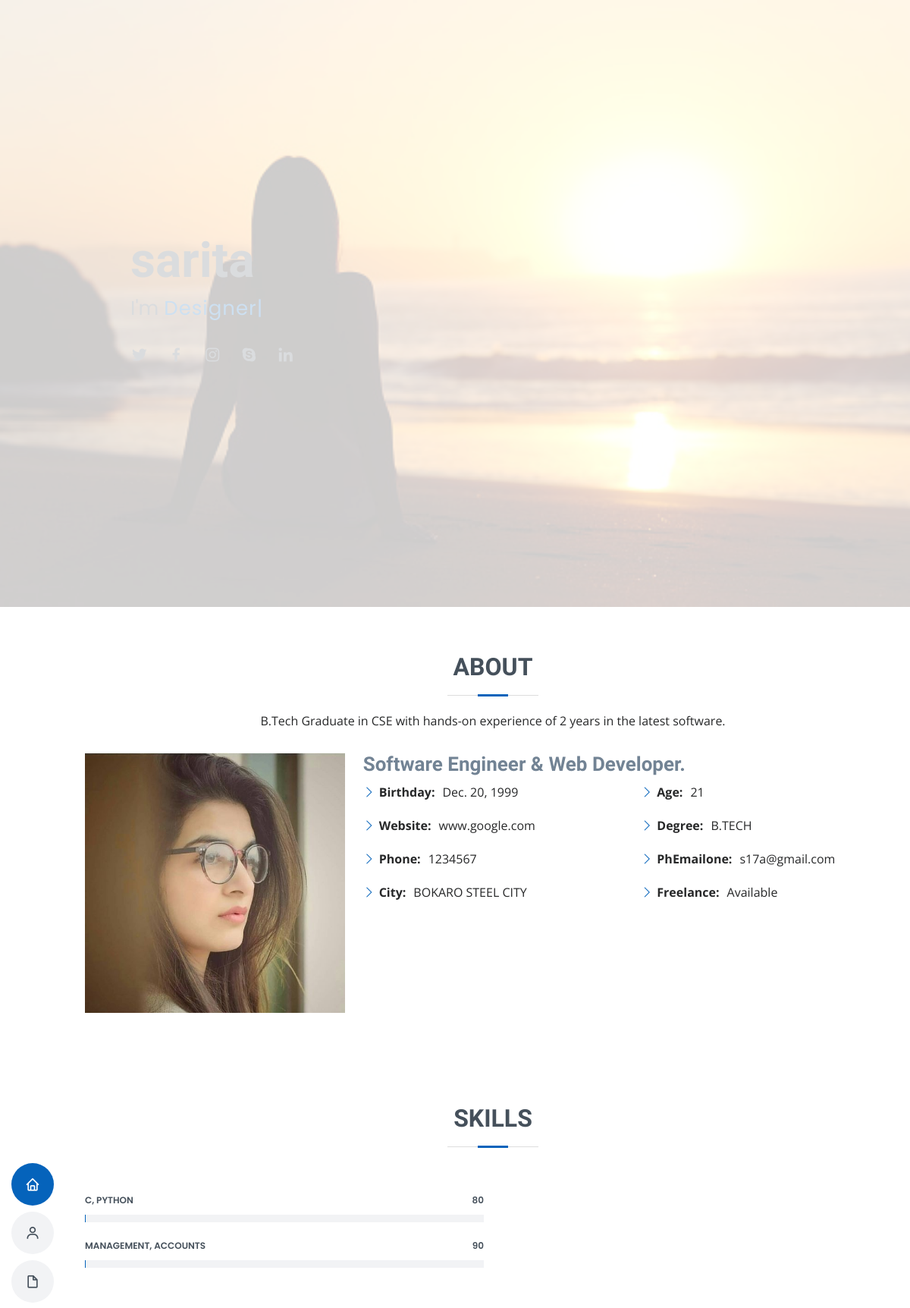
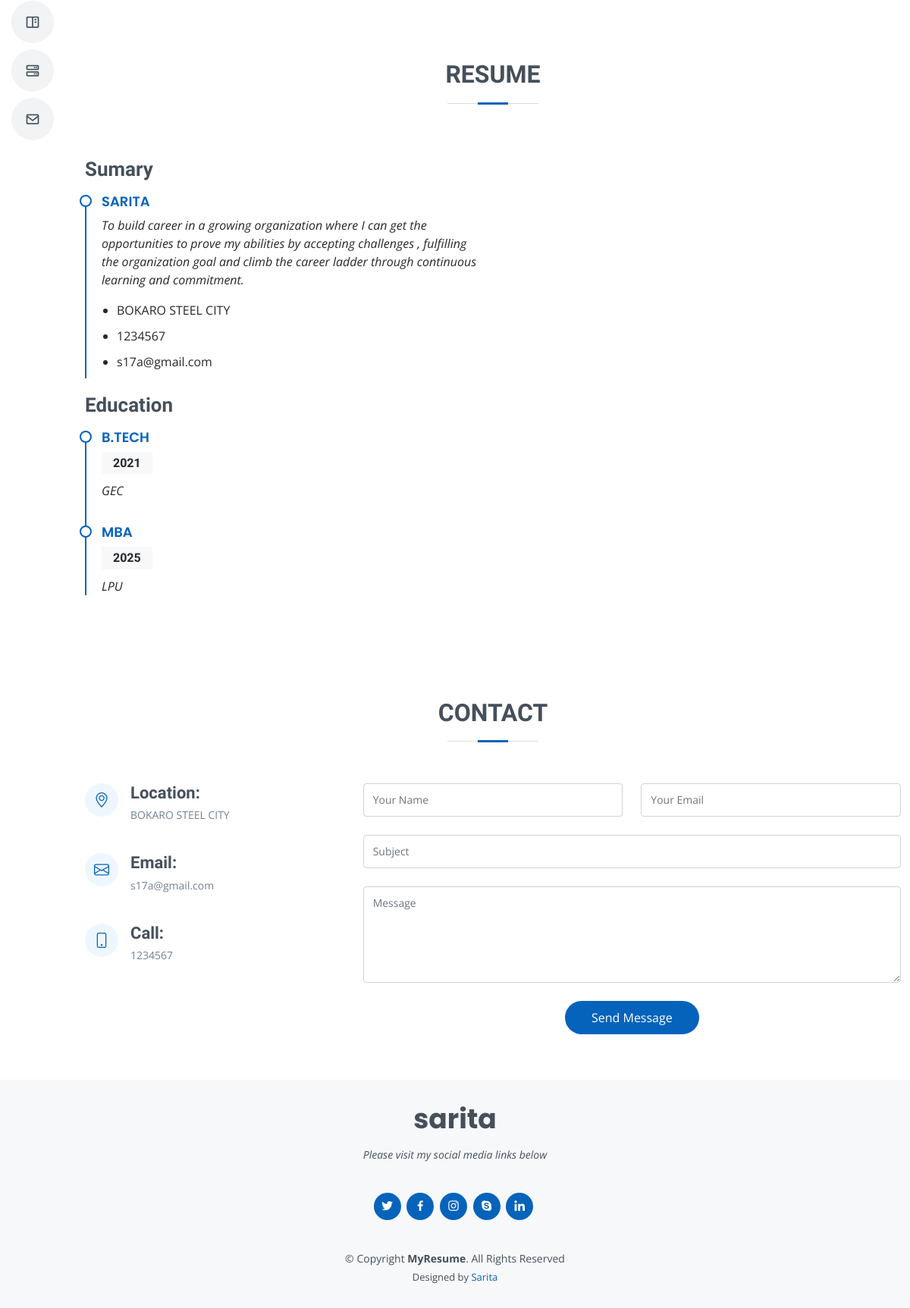
The app's page /home/ (signed in) with its own data (2 pictures, top to bottom).
### s24/models.py (models this page shows, shortened)
class profile(models.Model):
    user = models.OneToOneField(User,on_delete=models.CASCADE)
    Birthday = models.DateField(blank = True)
    Website = models.TextField(blank = True)
    Phone = models.IntegerField(max_length=12)
    City = models.CharField(max_length=20)
    Age = models.IntegerField()
    Degree = models.TextField(max_length=100)
    Freelance = models.TextField(max_length=20)

class skills(models.Model):
    user = models.ForeignKey(User,on_delete=models.CASCADE)
    skill = models.TextField(max_length=20)
    level = models.IntegerField(max_length=3)

class Education(models.Model):
    user = models.ForeignKey(User,on_delete=models.CASCADE)
    degree = models.TextField(max_length=100)
    year = models.IntegerField(max_length=10)
    college = models.TextField(max_length=100)

### s24/views.py (the view)
# urls.py: path('home/',views.home,name='home')
def home(request):
    if request.user.is_authenticated:
        person = request.user
        pro = profile.objects.get(user=person)
        edu = Education.objects.filter(user=person)
        skill = skills.objects.filter(user=person)
        context = {'person':person,'pro':pro,'edu':edu,'skill':skill}
    return render(request,'index.html',context)

### templates/index.html (shortened to what this page needs)
{% load static %}
<!DOCTYPE html>
<html lang="en">
<head>
  <link href="{% static 'vendor/aos/aos.css' %}" rel="stylesheet">
  <link href="{% static 'vendor/bootstrap/css/bootstrap.min.css' %}" rel="stylesheet">
  <link href="{% static 'vendor/bootstrap-icons/bootstrap-icons.css' %}" rel="stylesheet">
  <link href="{% static 'vendor/boxicons/css/boxicons.min.css' %}" rel="stylesheet">
  <link href="{% static 'vendor/glightbox/css/glightbox.min.css' %}" rel="stylesheet">
  <link href="{% static 'vendor/swiper/swiper-bundle.min.css' %}" rel="stylesheet">
  <link href="{% static 'css/style.css' %}" rel="stylesheet">
</head>
<body>
  <header id="header" class="d-flex flex-column justify-content-center">
    <nav id="navbar" class="navbar nav-menu">
      <ul>
        <li><a href="#hero" class="nav-link scrollto active"><i class="bx bx-home"></i> <span>Home</span></a></li>
        <li><a href="#about" class="nav-link scrollto"><i class="bx bx-user"></i> <span>About</span></a></li>
        <li><a href="#resume" class="nav-link scrollto"><i class="bx bx-file-blank"></i> <span>Resume</span></a></li>
        <li><a href="#portfolio" class="nav-link scrollto"><i class="bx bx-book-content"></i> <span>Portfolio</span></a></li>
        <li><a href="#services" class="nav-link scrollto"><i class="bx bx-server"></i> <span>Services</span></a></li>
        <li><a href="#contact" class="nav-link scrollto"><i class="bx bx-envelope"></i> <span>Contact</span></a></li>
      </ul>
    </nav>
  </header>
  <section id="hero" class="d-flex flex-column justify-content-center">
    <div class="container" data-aos="zoom-in" data-aos-delay="100">
      <h1>{{person.username}}</h1>
      <p>I'm <span class="typed" data-typed-items="Designer, Developer, Freelancer, Photographer"></span></p>
      <div class="social-links">
        <a href="#" class="twitter"><i class="bx bxl-twitter"></i></a>
        <a href="#" class="facebook"><i class="bx bxl-facebook"></i></a>
        <a href="#" class="instagram"><i class="bx bxl-instagram"></i></a>
        <a href="#" class="google-plus"><i class="bx bxl-skype"></i></a>
        <a href="#" class="linkedin"><i class="bx bxl-linkedin"></i></a>
      </div>
    </div>
  </section>
  <main id="main">
    <section id="about" class="about">
      <div class="container" data-aos="fade-up">
        <div class="section-title">
          <h2>About</h2>
          <p>B.Tech Graduate in CSE with hands-on experience of 2 years in the latest software.</p>
        </div>
        <div class="row">
          <div class="col-lg-4">
            <img src="{% static 'img/profile-img.jpg' %}" class="img-fluid" alt="">
          </div>
          <div class="col-lg-8 pt-4 pt-lg-0 content">
            <h3>Software Engineer &amp; Web Developer.</h3
            </p>
            <div class="row">
              <div class="col-lg-6">
                <ul>
                  <li><i class="bi bi-chevron-right"></i> <strong>Birthday:</strong> <span>{{pro.Birthday}}</span></li>
                  <li><i class="bi bi-chevron-right"></i> <strong>Website:</strong> <span>{{pro.Website}}</span></li>
                  <li><i class="bi bi-chevron-right"></i> <strong>Phone:</strong> <span>{{pro.Phone}}</span></li>
                  <li><i class="bi bi-chevron-right"></i> <strong>City:</strong> <span>{{pro.City}}</span></li>
                </ul>
              </div>
              <div class="col-lg-6">
                <ul>
                  <li><i class="bi bi-chevron-right"></i> <strong>Age:</strong> <span>21</span></li>
                  <li><i class="bi bi-chevron-right"></i> <strong>Degree:</strong> <span>{{pro.Degree}}</span></li>
                  <li><i class="bi bi-chevron-right"></i> <strong>PhEmailone:</strong> <span>{{person.email}}</span></li>
                  <li><i class="bi bi-chevron-right"></i> <strong>Freelance:</strong> <span>{{pro.Freelance}}</span></li>
                </ul>
              </div>
            </div>
          </div>
        </div>
      </div>
    </section>
    <section id="skills" class="skills section-bg">
      <div class="container" data-aos="fade-up">
        <div class="section-title">
          <h2>Skills</h2>
        </div>
        <div class="row skills-content">
          <div class="col-lg-6">
          {% for i in skill %}
            <div class="progress">
              <span class="skill">{{i.skill}}<i class="val">{{i.level}}</i></span>
              <div class="progress-bar-wrap">
              </div>
            </div>
          {% endfor %}
        </div>
        </div>
      </div>
    </section>
    <section id="resume" class="resume">
      <div class="container" data-aos="fade-up">
        <div class="section-title">
          <h2>Resume</h2>
        </div>
        <div class="row">
          <div class="col-lg-6">
            <h3 class="resume-title">Sumary</h3>
            <div class="resume-item pb-0">
              <h4>{{person.username}}</h4>
              <p><em>To build career in a growing organization where I can get the opportunities to prove my abilities by accepting challenges , fulfilling the organization goal and climb the career ladder through continuous learning and commitment.
</em></p>
              <ul>
                <li>{{pro.City}}</li>
                <li>{{pro.Phone}}</li>
                <li>{{person.email}}</li>
              </ul>
            </div>
            <h3 class="resume-title">Education</h3>
            {% for i in edu %}
            <div class="resume-item">
              <h4>{{i.degree}}</h4>
              <h5>{{i.year}}</h5>
              <p><em>{{i.college}}</em></p>
            </div>
          {% endfor %}
        </div>
      </div>
    </section>
    <section id="contact" class="contact">
      <div class="container" data-aos="fade-up">
        <div class="section-title">
          <h2>Contact</h2>
        </div>
        <div class="row mt-1">
          <div class="col-lg-4">
            <div class="info">
              <div class="address">
                <i class="bi bi-geo-alt"></i>
                <h4>Location:</h4>
                <p>{{pro.City}}</p>
              </div>
              <div class="email">
                <i class="bi bi-envelope"></i>
                <h4>Email:</h4>
                <p>{{person.email}}</p>
              </div>
              <div class="phone">
                <i class="bi bi-phone"></i>
                <h4>Call:</h4>
                <p>{{pro.Phone}}</p>
              </div>
            </div>
          </div>
          <div class="col-lg-8 mt-5 mt-lg-0">
            <form action="forms/contact.php" method="post" role="form" class="php-email-form">
              <div class="row">
                <div class="col-md-6 form-group">
                  <input type="text" name="name" class="form-control" id="name" placeholder="Your Name" required>
                </div>
                <div class="col-md-6 form-group mt-3 mt-md-0">
                  <input type="email" class="form-control" name="email" id="email" placeholder="Your Email" required>
                </div>
              </div>
              <div class="form-group mt-3">
                <input type="text" class="form-control" name="subject" id="subject" placeholder="Subject" required>
              </div>
              <div class="form-group mt-3">
                <textarea class="form-control" name="message" rows="5" placeholder="Message" required></textarea>
              </div>
              <div class="text-center"><button type="submit">Send Message</button></div>
            </form>
          </div>
        </div>
      </div>
    </section>
  </main>
  <footer id="footer">
    <div class="container">
      <h3>{{person.username}}</h3>
      <p>Please visit my social media links below</p>
      <div class="social-links">
        <a href="#" class="twitter"><i class="bx bxl-twitter"></i></a>
        <a href="#" class="facebook"><i class="bx bxl-facebook"></i></a>
        <a href="#" class="instagram"><i class="bx bxl-instagram"></i></a>
        <a href="#" class="google-plus"><i class="bx bxl-skype"></i></a>
        <a href="#" class="linkedin"><i class="bx bxl-linkedin"></i></a>
      </div>
      <div class="copyright">
        &copy; Copyright <strong><span>MyResume</span></strong>. All Rights Reserved
      </div>
      <div class="credits">
        Designed by <a href="https://bootstrapmade.com/">Sarita</a>
      </div>
    </div>
  </footer>
</body>
</html>

### records on screen
profile: Birthday "Dec. 20, 1999", Website "www.google.com", Phone "1234567", City "BOKARO STEEL CITY", Degree "B.TECH", Freelance "Available"
skills: skill "C, PYTHON", level "80"
skills: skill "MANAGEMENT, ACCOUNTS", level "90"
Education: degree "B.TECH", year "2021", college "GEC"
Education: degree "MBA", year "2025", college "LPU"

### other values on screen
{{ person.username }} "sarita"
{{ person.email }} "s17a@gmail.com"
{{ person.username }} "SARITA"
